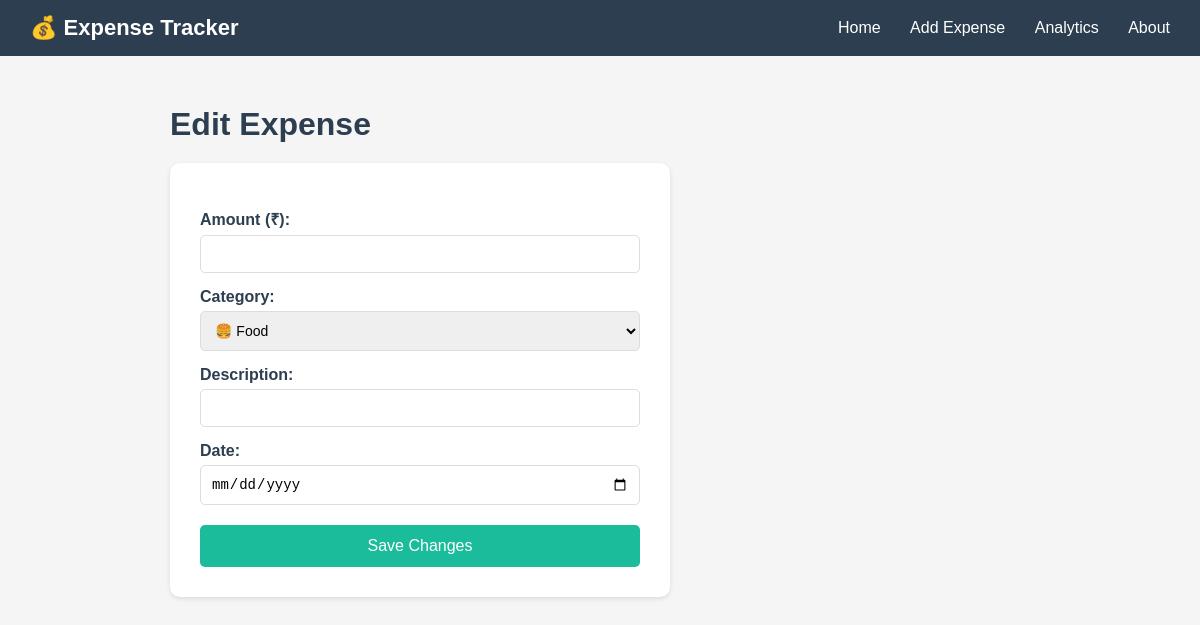
Before: /edit/6 with the older database file.
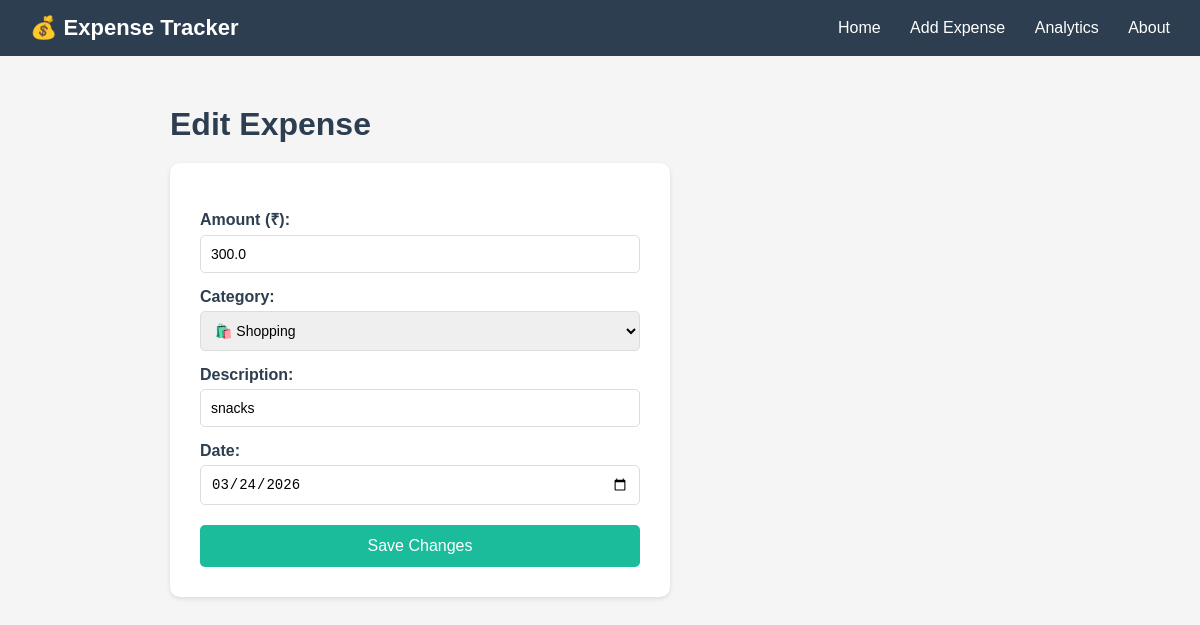
After: the same page with the newer database file.
### tables this page shows
CREATE TABLE expenses(
            id INTEGER PRIMARY KEY AUTOINCREMENT,
            amount REAL NOT NULL,
            category TEXT NOT NULL,
            description TEXT,
            date TEXT NOT NULL
        );

### app.py (the view, shortened to what this page needs)
@app.route('/edit/<int:id>', methods=['GET', 'POST'])
def edit(id):
    conn = get_db_connection()
    expense = conn.execute(
        'SELECT * FROM expenses WHERE id = ?', (id,)
    ).fetchone()
    conn.close()
    return render_template('edit.html', expense = expense)

### app.py (called while the page is built)
def get_db_connection():
    conn = sqlite3.connect('expenses.db')
    conn.row_factory = sqlite3.Row
    return conn

### templates/edit.html (shortened to what this page needs)
{% extends 'base.html' %}
{% block content %}
    <h1>Edit Expense</h1>
    <form method="POST" action="/edit/{{ expense['id'] }}">
        <label for="amount">Amount (₹):</label>
        <input type="number" id="amount" name="amount"
               value="{{ expense['amount'] }}" required>
        <label for="category">Category:</label>
        <select id="category" name="category" required>
            <option value="Food" {% if expense['category'] == 'Food' %}selected{% endif %}>🍔 Food</option>
            <option value="Shopping" {% if expense['category'] == 'Shopping' %}selected{% endif %}>🛍️ Shopping</option>
        </select>
        <label for="description">Description:</label>
        <input type="text" id="description" name="description"
               value="{{ expense['description'] }}" >
        <label for="date">Date:</label>
        <input type="date" id="date" name="date"
               value="{{ expense['date'] }}" required>
        <button type="submit">Save Changes</button>
    </form>
{% endblock %}

Changed rows visible on the page:
added expenses: amount "300.0", category "🛍️ Shopping", description "snacks", date "03/24/2026"
Other visible differences:
form field category: "🍔 Food" → (not shown)
